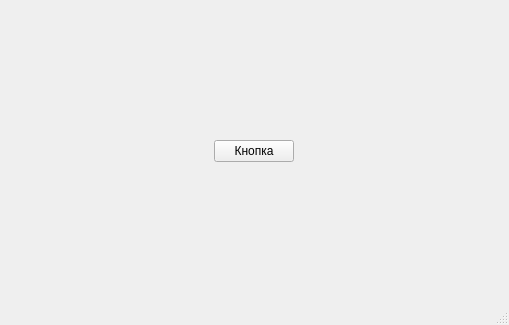
<?xml version="1.0" encoding="UTF-8"?>
<ui version="4.0">
 <class>MainWindow</class>
 <widget class="QMainWindow" name="MainWindow">
  <property name="geometry">
   <rect>
    <x>0</x>
    <y>0</y>
    <width>509</width>
    <height>325</height>
   </rect>
  </property>
  <property name="windowTitle">
   <string>MainWindow</string>
  </property>
  <widget class="QWidget" name="centralwidget">
   <layout class="QHBoxLayout" name="horizontalLayout">
    <item>
     <widget class="QPushButton" name="pushButton">
      <property name="sizePolicy">
       <sizepolicy hsizetype="Fixed" vsizetype="Fixed">
        <horstretch>0</horstretch>
        <verstretch>0</verstretch>
       </sizepolicy>
      </property>
      <property name="text">
       <string>Кнопка</string>
      </property>
     </widget>
    </item>
   </layout>
  </widget>
  <widget class="QMenuBar" name="menubar">
   <property name="geometry">
    <rect>
     <x>0</x>
     <y>0</y>
     <width>509</width>
     <height>23</height>
    </rect>
   </property>
  </widget>
  <widget class="QStatusBar" name="statusbar"/>
 </widget>
 <resources/>
 <connections/>
</ui>
